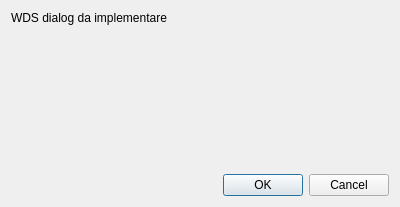
<?xml version="1.0" encoding="UTF-8"?>
<ui version="4.0">
 <class>Dialog</class>
 <widget class="QDialog" name="Dialog">
  <property name="geometry">
   <rect>
    <x>0</x>
    <y>0</y>
    <width>400</width>
    <height>207</height>
   </rect>
  </property>
  <property name="windowTitle">
   <string>Dialog</string>
  </property>
  <layout class="QVBoxLayout" name="verticalLayout">
   <item>
    <widget class="QLabel" name="label">
     <property name="text">
      <string>WDS dialog da implementare</string>
     </property>
    </widget>
   </item>
   <item>
    <spacer name="verticalSpacer">
     <property name="orientation">
      <enum>Qt::Vertical</enum>
     </property>
     <property name="sizeHint" stdset="0">
      <size>
       <width>20</width>
       <height>40</height>
      </size>
     </property>
    </spacer>
   </item>
   <item>
    <widget class="QDialogButtonBox" name="buttonBox">
     <property name="orientation">
      <enum>Qt::Horizontal</enum>
     </property>
     <property name="standardButtons">
      <set>QDialogButtonBox::Cancel|QDialogButtonBox::Ok</set>
     </property>
    </widget>
   </item>
  </layout>
 </widget>
 <resources/>
 <connections>
  <connection>
   <sender>buttonBox</sender>
   <signal>accepted()</signal>
   <receiver>Dialog</receiver>
   <slot>accept()</slot>
   <hints>
    <hint type="sourcelabel">
     <x>248</x>
     <y>254</y>
    </hint>
    <hint type="destinationlabel">
     <x>157</x>
     <y>274</y>
    </hint>
   </hints>
  </connection>
  <connection>
   <sender>buttonBox</sender>
   <signal>rejected()</signal>
   <receiver>Dialog</receiver>
   <slot>reject()</slot>
   <hints>
    <hint type="sourcelabel">
     <x>316</x>
     <y>260</y>
    </hint>
    <hint type="destinationlabel">
     <x>286</x>
     <y>274</y>
    </hint>
   </hints>
  </connection>
 </connections>
</ui>
